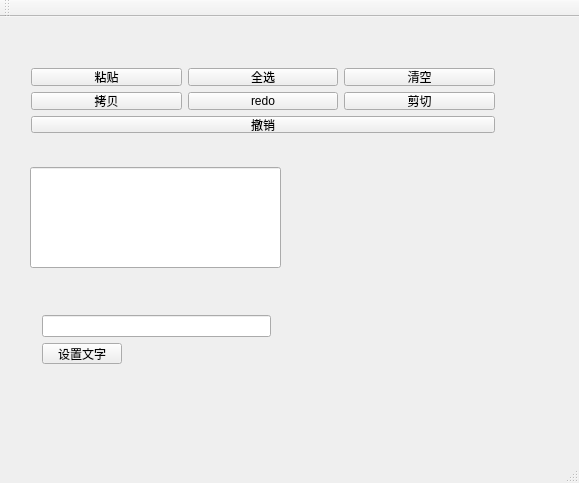
<?xml version="1.0" encoding="UTF-8"?>
<ui version="4.0">
 <class>MainWindow</class>
 <widget class="QMainWindow" name="MainWindow">
  <property name="geometry">
   <rect>
    <x>0</x>
    <y>0</y>
    <width>579</width>
    <height>483</height>
   </rect>
  </property>
  <property name="windowTitle">
   <string>MainWindow</string>
  </property>
  <widget class="QWidget" name="centralWidget">
   <widget class="QLineEdit" name="lineEdit">
    <property name="geometry">
     <rect>
      <x>30</x>
      <y>150</y>
      <width>251</width>
      <height>101</height>
     </rect>
    </property>
   </widget>
   <widget class="QWidget" name="layoutWidget">
    <property name="geometry">
     <rect>
      <x>20</x>
      <y>40</y>
      <width>486</width>
      <height>87</height>
     </rect>
    </property>
    <layout class="QVBoxLayout" name="verticalLayout">
     <item>
      <layout class="QHBoxLayout" name="horizontalLayout">
       <item>
        <widget class="QPushButton" name="paste">
         <property name="text">
          <string>粘贴</string>
         </property>
        </widget>
       </item>
       <item>
        <widget class="QPushButton" name="selectAll">
         <property name="text">
          <string>全选</string>
         </property>
        </widget>
       </item>
       <item>
        <widget class="QPushButton" name="clearAll">
         <property name="text">
          <string>清空</string>
         </property>
        </widget>
       </item>
      </layout>
     </item>
     <item>
      <layout class="QHBoxLayout" name="horizontalLayout_2">
       <item>
        <widget class="QPushButton" name="copy">
         <property name="text">
          <string>拷贝</string>
         </property>
        </widget>
       </item>
       <item>
        <widget class="QPushButton" name="redo">
         <property name="text">
          <string>redo</string>
         </property>
        </widget>
       </item>
       <item>
        <widget class="QPushButton" name="cut">
         <property name="text">
          <string>剪切</string>
         </property>
        </widget>
       </item>
      </layout>
     </item>
     <item>
      <widget class="QPushButton" name="undo">
       <property name="text">
        <string>撤销</string>
       </property>
      </widget>
     </item>
    </layout>
   </widget>
   <widget class="QWidget" name="layoutWidget">
    <property name="geometry">
     <rect>
      <x>31</x>
      <y>287</y>
      <width>251</width>
      <height>71</height>
     </rect>
    </property>
    <layout class="QVBoxLayout" name="verticalLayout_2">
     <item>
      <widget class="QLineEdit" name="textLineEdit"/>
     </item>
     <item>
      <layout class="QHBoxLayout" name="horizontalLayout_3">
       <item>
        <widget class="QPushButton" name="setConnect">
         <property name="text">
          <string>设置文字</string>
         </property>
        </widget>
       </item>
       <item>
        <spacer name="horizontalSpacer">
         <property name="orientation">
          <enum>Qt::Horizontal</enum>
         </property>
         <property name="sizeHint" stdset="0">
          <size>
           <width>40</width>
           <height>20</height>
          </size>
         </property>
        </spacer>
       </item>
      </layout>
     </item>
    </layout>
   </widget>
  </widget>
  <widget class="QMenuBar" name="menuBar">
   <property name="geometry">
    <rect>
     <x>0</x>
     <y>0</y>
     <width>579</width>
     <height>23</height>
    </rect>
   </property>
  </widget>
  <widget class="QToolBar" name="mainToolBar">
   <attribute name="toolBarArea">
    <enum>TopToolBarArea</enum>
   </attribute>
   <attribute name="toolBarBreak">
    <bool>false</bool>
   </attribute>
  </widget>
  <widget class="QStatusBar" name="statusBar"/>
 </widget>
 <layoutdefault spacing="6" margin="11"/>
 <resources/>
 <connections/>
</ui>
